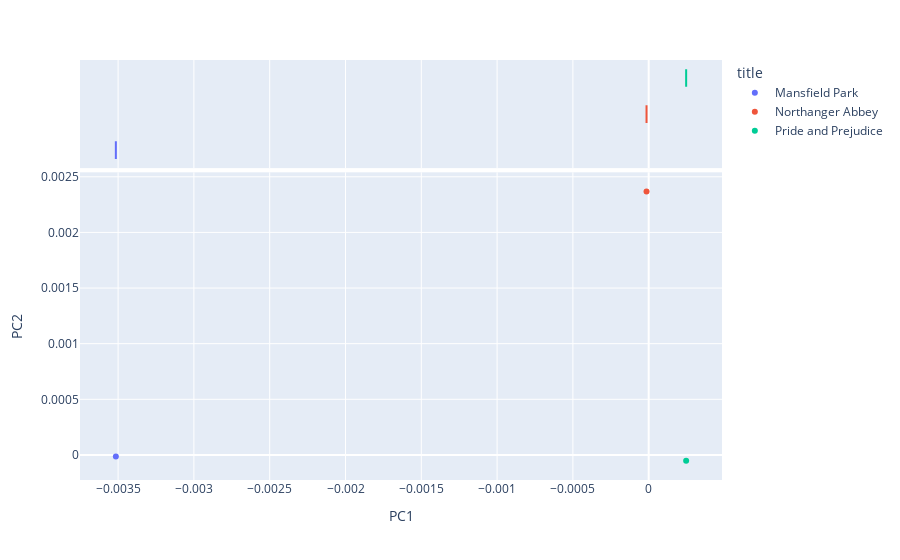

Notebook code cell kept with this figure:
### Code cell
vis_pcs(DCM, 1, 2, label = 'title')

### Figure 1 — Plotly figure (JSON) as saved in the notebook; plotly's stock layout.template omitted (floating-point values rounded to 4 significant figures)
{"data": [{"hovertemplate": "<b>%{hovertext}</b><br><br>title=Mansfield Park<br>PC1=%{x}<br>PC2=%{y}<extra></extra>", "hovertext": ["141"], "legendgroup": "Mansfield Park", "marker": {"color": "#636efa", "symbol": "circle"}, "mode": "markers", "name": "Mansfield Park", "orientation": "v", "showlegend": true, "type": "scatter", "x": [-0.003515], "xaxis": "x", "y": [-1.338e-05], "yaxis": "y"}, {"alignmentgroup": "True", "hovertemplate": "<b>%{hovertext}</b><br><br>title=Mansfield Park<br>PC1=%{x}<extra></extra>", "hovertext": ["141"], "legendgroup": "Mansfield Park", "marker": {"color": "#636efa", "symbol": "circle"}, "name": "Mansfield Park", "notched": true, "offsetgroup": "Mansfield Park", "showlegend": false, "type": "box", "x": [-0.003515], "xaxis": "x2", "yaxis": "y2"}, {"hovertemplate": "<b>%{hovertext}</b><br><br>title=Northanger Abbey<br>PC1=%{x}<br>PC2=%{y}<extra></extra>", "hovertext": ["121"], "legendgroup": "Northanger Abbey", "marker": {"color": "#EF553B", "symbol": "circle"}, "mode": "markers", "name": "Northanger Abbey", "orientation": "v", "showlegend": true, "type": "scatter", "x": [-1.428e-05], "xaxis": "x", "y": [0.002368], "yaxis": "y"}, {"alignmentgroup": "True", "hovertemplate": "<b>%{hovertext}</b><br><br>title=Northanger Abbey<br>PC1=%{x}<extra></extra>", "hovertext": ["121"], "legendgroup": "Northanger Abbey", "marker": {"color": "#EF553B", "symbol": "circle"}, "name": "Northanger Abbey", "notched": true, "offsetgroup": "Northanger Abbey", "showlegend": false, "type": "box", "x": [-1.428e-05], "xaxis": "x2", "yaxis": "y2"}, {"hovertemplate": "<b>%{hovertext}</b><br><br>title=Pride and Prejudice<br>PC1=%{x}<br>PC2=%{y}<extra></extra>", "hovertext": ["42671"], "legendgroup": "Pride and Prejudice", "marker": {"color": "#00cc96", "symbol": "circle"}, "mode": "markers", "name": "Pride and Prejudice", "orientation": "v", "showlegend": true, "type": "scatter", "x": [0.0002471], "xaxis": "x", "y": [-5.347e-05], "yaxis": "y"}, {"alignmentgroup": "True", "hovertemplate": "<b>%{hovertext}</b><br><br>title=Pride and Prejudice<br>PC1=%{x}<extra></extra>", "hovertext": ["42671"], "legendgroup": "Pride and Prejudice", "marker": {"color": "#00cc96", "symbol": "circle"}, "name": "Pride and Prejudice", "notched": true, "offsetgroup": "Pride and Prejudice", "showlegend": false, "type": "box", "x": [0.0002471], "xaxis": "x2", "yaxis": "y2"}], "layout": {"legend": {"title": {"text": "title"}, "tracegroupgap": 0}, "margin": {"t": 60}, "xaxis": {"anchor": "y", "domain": [0, 1], "title": {"text": "PC1"}}, "xaxis2": {"anchor": "y2", "domain": [0, 1], "matches": "x", "showgrid": true, "showticklabels": false}, "yaxis": {"anchor": "x", "domain": [0, 0.7326], "title": {"text": "PC2"}}, "yaxis2": {"anchor": "x2", "domain": [0.7426, 1], "matches": "y2", "showgrid": false, "showline": false, "showticklabels": false, "ticks": ""}}}
